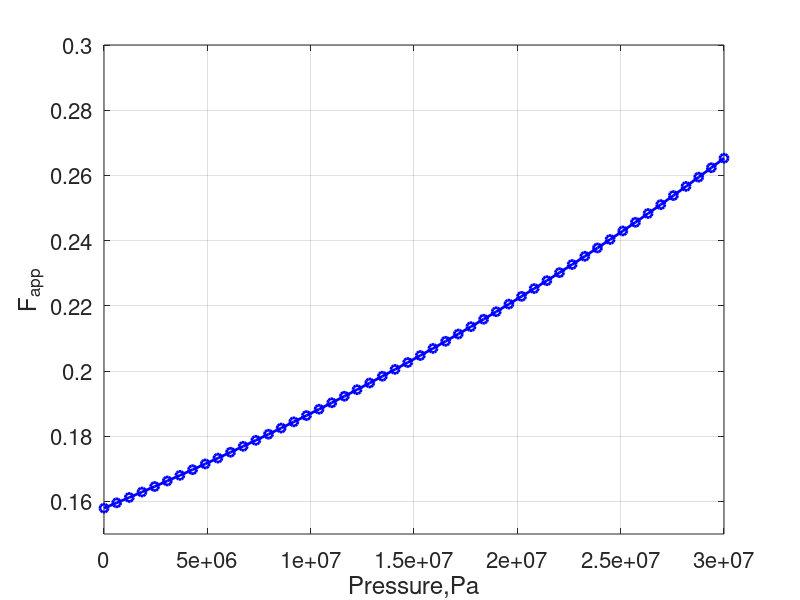

The MATLAB script that drew this image:
%{
Set up matrix perm reduction due to micro-fracture clousure

Reference
---------
Gangi,1978 10.1016/0148-9062(78)90957-9
Shale data1 SPE-18267-PA
Shale data2 10.1016/j.coal.2015.12.014 table 4

Arguments
---------
Pc    -- Overburden confining pressure, Pa
m     -- Gangi surface roughness coefficient, dimensionless
P1    -- matrix effective stress when micro-fracture fully closed, Pa
alpha -- biot conefficient
p     -- pore pressure,Pa

Return
---------
[k_gangi] permeability corrfection term due to fracture clousure

Author: Bin Wang(binwang.0213@gmail.com)
Date: Dec.2018
%}


m=0.5; 
Pc=38e6; %1.1 psi/feet GEOMECHANICAL STUDIES OF THE BARNETT SHALE, TEXAS, USA
P1=180e6;
alpha=0.5;

k_gangi_func=@(p) (1-((Pc-alpha.*p)./P1).^m).^3;

p    = linspace(0, 300e5, 50);
% figure('rend','painters','pos',[10 10 800 600]);
set(gcf,'color','w');
plot(p, k_gangi_func(p),'bo-', 'LineWidth', 2)
set(gca,'FontSize',16);
grid on;
ylim([0.15 0.3])
xlabel('Pressure,Pa')
ylabel('F_{app}')
